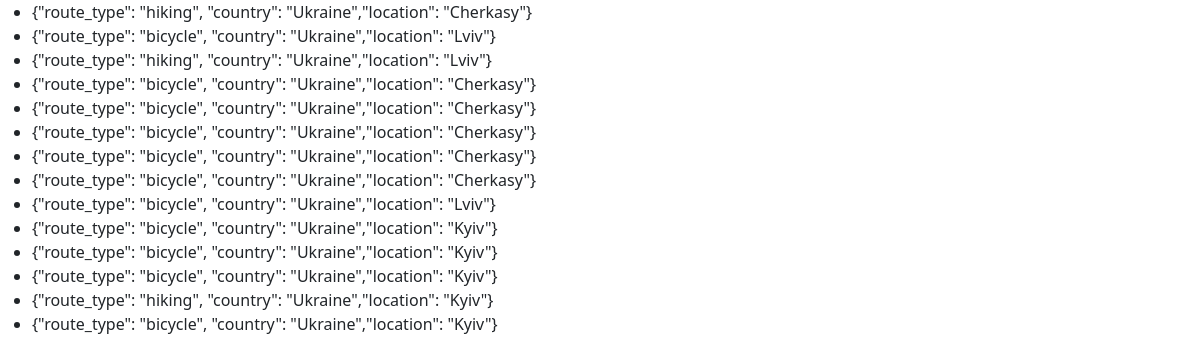
The app's page /route/, older data.
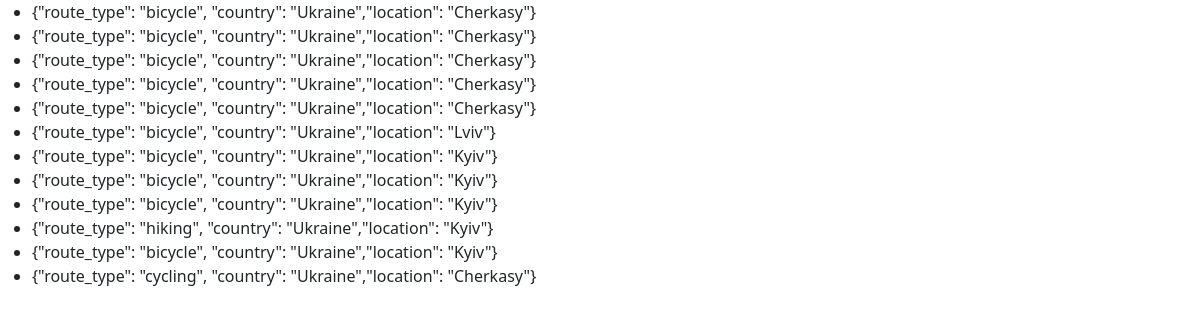
The same page, newer data.
### route/models.py (models this page shows, shortened)
class Route(models.Model):
    class RouteType(models.TextChoices):
        bicycle_route = 'bicycle', gettext_lazy('bicycle')
        hiking_route = 'hiking', gettext_lazy('hiking')
    route_name = models.CharField(max_length=255, null=True)
    route_type = models.CharField(max_length=50, choices=RouteType.choices, default=RouteType.hiking_route)
    departure = models.IntegerField()
    stopping = models.JSONField()
    destination = models.IntegerField()
    country = models.CharField(max_length=50)
    location = models.CharField(max_length=50)
    description = models.TextField()
    duration = models.IntegerField()
    class Meta:
        verbose_name = 'Route'
        verbose_name_plural = 'Routes'

### route/views.py (the view)
# urls.py: path('', views.filter_route, name='all_routes'),
def filter_route(request, route_type=None, country=None, location=None):
    query_filter = {}
    if route_type is not None:
        query_filter['route_type'] = route_type
    if country is not None:
        query_filter['country'] = country
    if location is not None:
        query_filter['location'] = location
    result = models.Route.objects.all().filter(**query_filter)
    return render(request, 'route/filter_route.html', {'result': result})

### templates/route/filter_route.html (shortened to what this page needs)
{% extends 'route/layout.html' %}
{% block content %}
    <ul>
        {% for itm in result %}
            <li>
                {"route_type": "{{ itm.route_type }}", "country": "{{ itm.country }}","location":
                "{{ itm.location }}"}
            </li>
        {% endfor %}
    </ul>
{% endblock %}

Row changes from the older to the newer data that the page shows:
removed Route: route_type "hiking", country "Ukraine", location "Cherkasy"
removed Route: route_type "bicycle", country "Ukraine", location "Lviv"
removed Route: route_type "hiking", country "Ukraine", location "Lviv"
added Route: route_type "cycling", country "Ukraine", location "Cherkasy"
